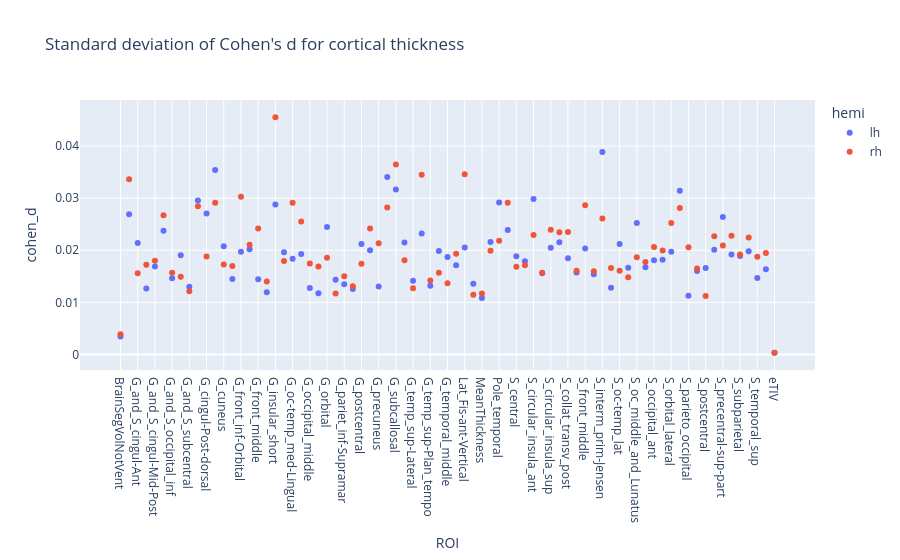

The code cell stored with this chart in its notebook:
### Code cell
std_cohen_d = cohen_d_thickness.groupby(["hemi","ROI"])["cohen_d"].std().reset_index()
fig = px.scatter(
    std_cohen_d,
    x="ROI",
    y="cohen_d",
    color="hemi",
    hover_data=["cohen_d"],
    title="Standard deviation of Cohen's d for cortical thickness",
).update_traces(orientation="h")
print_figure(fig, filename="figures/std_cohen_d_thickness.png")

### Figure 1 — Plotly figure (JSON) as saved in the notebook; plotly's stock layout.template omitted (floating-point values rounded to 4 significant figures)
{"data": [{"hovertemplate": "hemi=lh<br>ROI=%{x}<br>cohen_d=%{y}<extra></extra>", "legendgroup": "lh", "marker": {"color": "#636efa", "symbol": "circle"}, "mode": "markers", "name": "lh", "orientation": "h", "showlegend": true, "type": "scatter", "x": ["BrainSegVolNotVent", "G_Ins_lg_and_S_cent_ins", "G_and_S_cingul-Ant", "G_and_S_cingul-Mid-Ant", "G_and_S_cingul-Mid-Post", "G_and_S_frontomargin", "G_and_S_occipital_inf", "G_and_S_paracentral", "G_and_S_subcentral", "G_and_S_transv_frontopol", "G_cingul-Post-dorsal", "G_cingul-Post-ventral", "G_cuneus", "G_front_inf-Opercular", "G_front_inf-Orbital", "G_front_inf-Triangul", "G_front_middle", "G_front_sup", "G_insular_short", "G_oc-temp_lat-fusifor", "G_oc-temp_med-Lingual", "G_oc-temp_med-Parahip", "G_occipital_middle", "G_occipital_sup", "G_orbital", "G_pariet_inf-Angular", "G_pariet_inf-Supramar", "G_parietal_sup", "G_postcentral", "G_precentral", "G_precuneus", "G_rectus", "G_subcallosal", "G_temp_sup-G_T_transv", "G_temp_sup-Lateral", "G_temp_sup-Plan_polar", "G_temp_sup-Plan_tempo", "G_temporal_inf", "G_temporal_middle", "Lat_Fis-ant-Horizont", "Lat_Fis-ant-Vertical", "Lat_Fis-post", "MeanThickness", "Pole_occipital", "Pole_temporal", "S_calcarine", "S_central", "S_cingul-Marginalis", "S_circular_insula_ant", "S_circular_insula_inf", "S_circular_insula_sup", "S_collat_transv_ant", "S_collat_transv_post", "S_front_inf", "S_front_middle", "S_front_sup", "S_interm_prim-Jensen", "S_intrapariet_and_P_trans", "S_oc-temp_lat", "S_oc-temp_med_and_Lingual", "S_oc_middle_and_Lunatus", "S_oc_sup_and_transversal", "S_occipital_ant", "S_orbital-H_Shaped", "S_orbital_lateral", "S_orbital_med-olfact", "S_parieto_occipital", "S_pericallosal", "S_postcentral", "S_precentral-inf-part", "S_precentral-sup-part", "S_suborbital", "S_subparietal", "S_temporal_inf", "S_temporal_sup", "S_temporal_transverse", "eTIV"], "xaxis": "x", "y": [0.003465, 0.02692, 0.02139, 0.01267, 0.01687, 0.02377, 0.01461, 0.01906, 0.01299, 0.02954, 0.02708, 0.03539, 0.02079, 0.01447, 0.01973, 0.02019, 0.01443, 0.01193, 0.02877, 0.01961, 0.01839, 0.0193, 0.01277, 0.01176, 0.02446, 0.01433, 0.0135, 0.01257, 0.02122, 0.02, 0.01306, 0.03408, 0.03166, 0.0215, 0.01413, 0.02324, 0.01318, 0.01987, 0.01873, 0.01711, 0.02055, 0.0136, 0.01084, 0.02158, 0.02917, 0.02388, 0.01886, 0.01791, 0.02982, 0.01559, 0.02046, 0.02154, 0.01846, 0.01572, 0.02036, 0.0154, 0.03888, 0.01281, 0.02119, 0.01665, 0.02522, 0.01672, 0.01808, 0.01817, 0.01973, 0.03143, 0.01129, 0.01604, 0.01659, 0.02009, 0.02638, 0.01918, 0.01891, 0.01979, 0.01466, 0.01637, 0.0003305], "yaxis": "y"}, {"hovertemplate": "hemi=rh<br>ROI=%{x}<br>cohen_d=%{y}<extra></extra>", "legendgroup": "rh", "marker": {"color": "#EF553B", "symbol": "circle"}, "mode": "markers", "name": "rh", "orientation": "h", "showlegend": true, "type": "scatter", "x": ["BrainSegVolNotVent", "G_Ins_lg_and_S_cent_ins", "G_and_S_cingul-Ant", "G_and_S_cingul-Mid-Ant", "G_and_S_cingul-Mid-Post", "G_and_S_frontomargin", "G_and_S_occipital_inf", "G_and_S_paracentral", "G_and_S_subcentral", "G_and_S_transv_frontopol", "G_cingul-Post-dorsal", "G_cingul-Post-ventral", "G_cuneus", "G_front_inf-Opercular", "G_front_inf-Orbital", "G_front_inf-Triangul", "G_front_middle", "G_front_sup", "G_insular_short", "G_oc-temp_lat-fusifor", "G_oc-temp_med-Lingual", "G_oc-temp_med-Parahip", "G_occipital_middle", "G_occipital_sup", "G_orbital", "G_pariet_inf-Angular", "G_pariet_inf-Supramar", "G_parietal_sup", "G_postcentral", "G_precentral", "G_precuneus", "G_rectus", "G_subcallosal", "G_temp_sup-G_T_transv", "G_temp_sup-Lateral", "G_temp_sup-Plan_polar", "G_temp_sup-Plan_tempo", "G_temporal_inf", "G_temporal_middle", "Lat_Fis-ant-Horizont", "Lat_Fis-ant-Vertical", "Lat_Fis-post", "MeanThickness", "Pole_occipital", "Pole_temporal", "S_calcarine", "S_central", "S_cingul-Marginalis", "S_circular_insula_ant", "S_circular_insula_inf", "S_circular_insula_sup", "S_collat_transv_ant", "S_collat_transv_post", "S_front_inf", "S_front_middle", "S_front_sup", "S_interm_prim-Jensen", "S_intrapariet_and_P_trans", "S_oc-temp_lat", "S_oc-temp_med_and_Lingual", "S_oc_middle_and_Lunatus", "S_oc_sup_and_transversal", "S_occipital_ant", "S_orbital-H_Shaped", "S_orbital_lateral", "S_orbital_med-olfact", "S_parieto_occipital", "S_pericallosal", "S_postcentral", "S_precentral-inf-part", "S_precentral-sup-part", "S_suborbital", "S_subparietal", "S_temporal_inf", "S_temporal_sup", "S_temporal_transverse", "eTIV"], "xaxis": "x", "y": [0.003881, 0.03362, 0.0156, 0.01724, 0.018, 0.02674, 0.0157, 0.01493, 0.01215, 0.02845, 0.01879, 0.02913, 0.01727, 0.01697, 0.03027, 0.02106, 0.02419, 0.01399, 0.04553, 0.01792, 0.02912, 0.02552, 0.01747, 0.01686, 0.01855, 0.01171, 0.015, 0.01308, 0.0174, 0.02418, 0.02134, 0.02819, 0.03648, 0.01807, 0.01269, 0.03448, 0.01422, 0.01567, 0.01366, 0.01932, 0.03462, 0.01145, 0.01172, 0.01992, 0.02181, 0.02911, 0.01685, 0.01711, 0.02292, 0.01571, 0.02392, 0.02345, 0.02349, 0.01605, 0.02865, 0.01599, 0.02608, 0.01659, 0.01609, 0.01483, 0.01868, 0.01775, 0.02061, 0.01994, 0.02525, 0.02813, 0.02057, 0.01649, 0.01123, 0.02267, 0.02094, 0.02277, 0.0192, 0.02245, 0.01877, 0.01949, 0.0003354], "yaxis": "y"}], "layout": {"legend": {"title": {"text": "hemi"}, "tracegroupgap": 0}, "title": {"text": "Standard deviation of Cohen's d for cortical thickness"}, "xaxis": {"anchor": "y", "domain": [0, 1], "title": {"text": "ROI"}}, "yaxis": {"anchor": "x", "domain": [0, 1], "title": {"text": "cohen_d"}}}}
